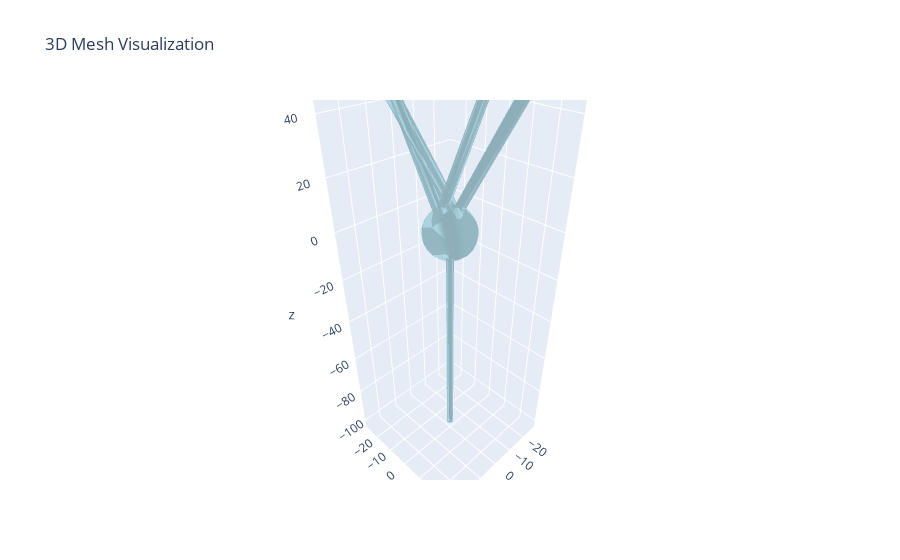

Here is the notebook cell this chart was saved with:
### Markdown cell above
## 3D Visualization

### Code cell
neuron.visualize_mesh_3d()

### Figure 1 — Plotly figure (JSON) as saved in the notebook; plotly's stock layout.template omitted (floating-point values rounded to 4 significant figures; data arrays with more than 128 entries replaced by an {"elided": "..."} marker saying what was removed)
{"data": [{"color": "lightblue", "i": {"elided": "670 int values"}, "j": {"elided": "670 int values"}, "k": {"elided": "670 int values"}, "name": "Mesh", "opacity": 0.8, "type": "mesh3d", "x": {"elided": "337 float values"}, "y": {"elided": "337 float values"}, "z": {"elided": "337 float values"}}], "layout": {"scene": {"aspectmode": "data", "xaxis": {"visible": true}, "yaxis": {"visible": true}, "zaxis": {"visible": true}}, "title": {"text": "3D Mesh Visualization"}}}
